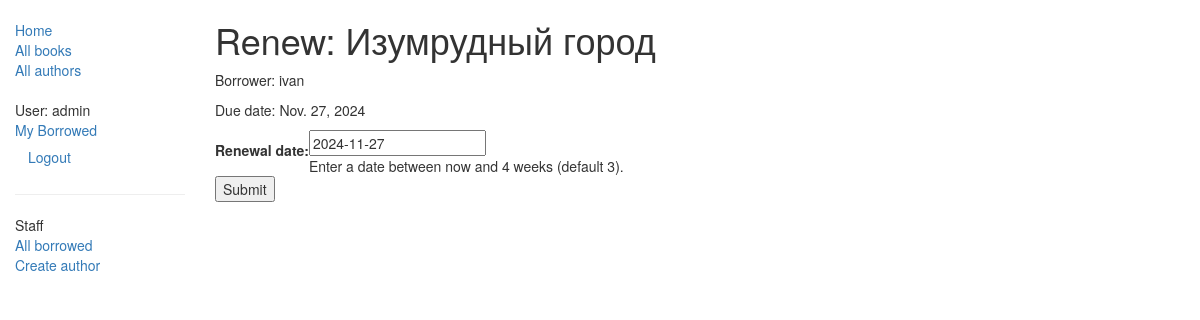
Before: /catalog/book/e2c332e9-e7cf-4913-acbd-2f7e35c96bb4/renew/ (signed in) with the older database file.
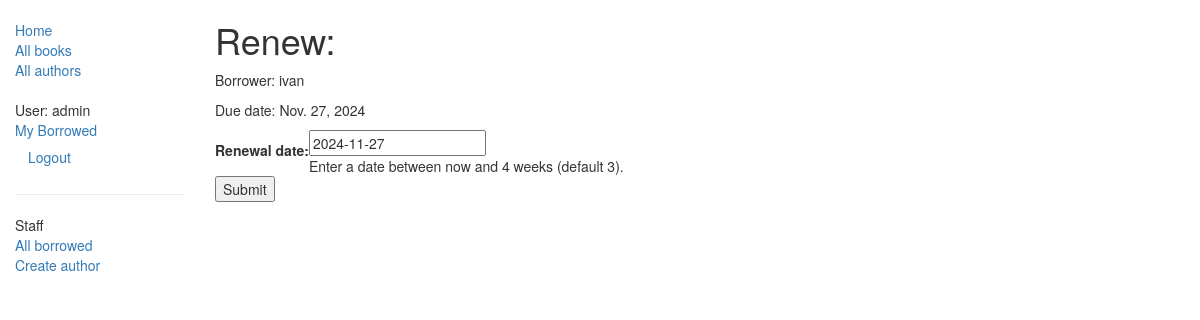
After: the same page with the newer database file.
### catalog/models.py (models this page shows, shortened)
class BookInstance(models.Model):
    id = models.UUIDField(primary_key=True, default=uuid.uuid4, help_text="Unique ID for this particular book across whole library")
    book = models.ForeignKey('Book', on_delete=models.SET_NULL, null=True)
    imprint = models.CharField(max_length=200)
    due_back = models.DateField(null=True, blank=True)
    borrower = models.ForeignKey(User, on_delete=models.SET_NULL, null=True, blank=True)
    LOAN_STATUS = (
        ('m', 'Maintenance'),
        ('o', 'On loan'),
        ('a', 'Available'),
        ('r', 'Reserved'),
    )
    status = models.CharField(max_length=1, choices=LOAN_STATUS, blank=True, default='m', help_text='Book availability')
    class Meta:
        ordering = ["due_back"]
        permissions = (("can_mark_returned", "Set book as returned"),)
    @property
    def is_overdue(self):
        if self.due_back and date.today() > self.due_back:
            return True
        return False

class Book(models.Model):
    title = models.CharField(max_length=200)
    authors = models.ManyToManyField('Author', help_text="Select up to 5 authors for this book")
    summary = models.TextField(max_length=1000, help_text="Enter a brief description of the book")
    isbn = models.CharField('ISBN',max_length=13, help_text='13 Character <a href="https://www.isbn-international.org/content/what-isbn">ISBN number</a>')
    genre = models.ManyToManyField(Genre, help_text="Select a genre for this book")
    def display_genre(self):
        return ', '.join([ genre.name for genre in self.genre.all()[:3] ])
    display_genre.short_description = 'Genre'
    def display_authors(self):
        return ', '.join([author.__str__() for author in self.authors.all()[:5]])
    display_authors.short_description = 'Authors'

### catalog/views.py (the view)
# urls.py: path('book/<uuid:pk>/renew/', views.renew_book_librarian, name='renew-book-librarian'),
@permission_required('catalog.can_mark_returned')
def renew_book_librarian(request, pk):
    book_inst = get_object_or_404(BookInstance, pk=pk)
    if request.method == 'POST':
        form = RenewBookForm(request.POST)
        if form.is_valid():
            book_inst.due_back = form.cleaned_data['renewal_date']
            book_inst.save()
            return HttpResponseRedirect(reverse('all-borrowed') )
    else:
        proposed_renewal_date = datetime.date.today() + datetime.timedelta(weeks=3)
        form = RenewBookForm(initial={'renewal_date': proposed_renewal_date,})
    return render(request, 'catalog/book_renew_librarian.html', {'form': form, 'bookinst':book_inst})

### catalog/forms.py (shortened to what this page needs)
class RenewBookForm(forms.Form):
    renewal_date = forms.DateField(help_text="Enter a date between now and 4 weeks (default 3).")

### catalog/templates/catalog/book_renew_librarian.html (shortened to what this page needs)
{% extends "base_generic.html" %}
{% block content %}
    <h1>Renew: {{bookinst.book.title}}</h1>
    <p>Borrower: {{bookinst.borrower}}</p>
    <p{% if bookinst.is_overdue %} class="text-danger"{% endif %}>Due date: {{bookinst.due_back}}</p>
    <form action="" method="post">
        <table>
        {{ form }}
        </table>
        <input type="submit" value="Submit" />
    </form>
{% endblock %}

Changed rows visible on the page:
changed BookInstance "ivan": book "Изумрудный город" → (not shown)
